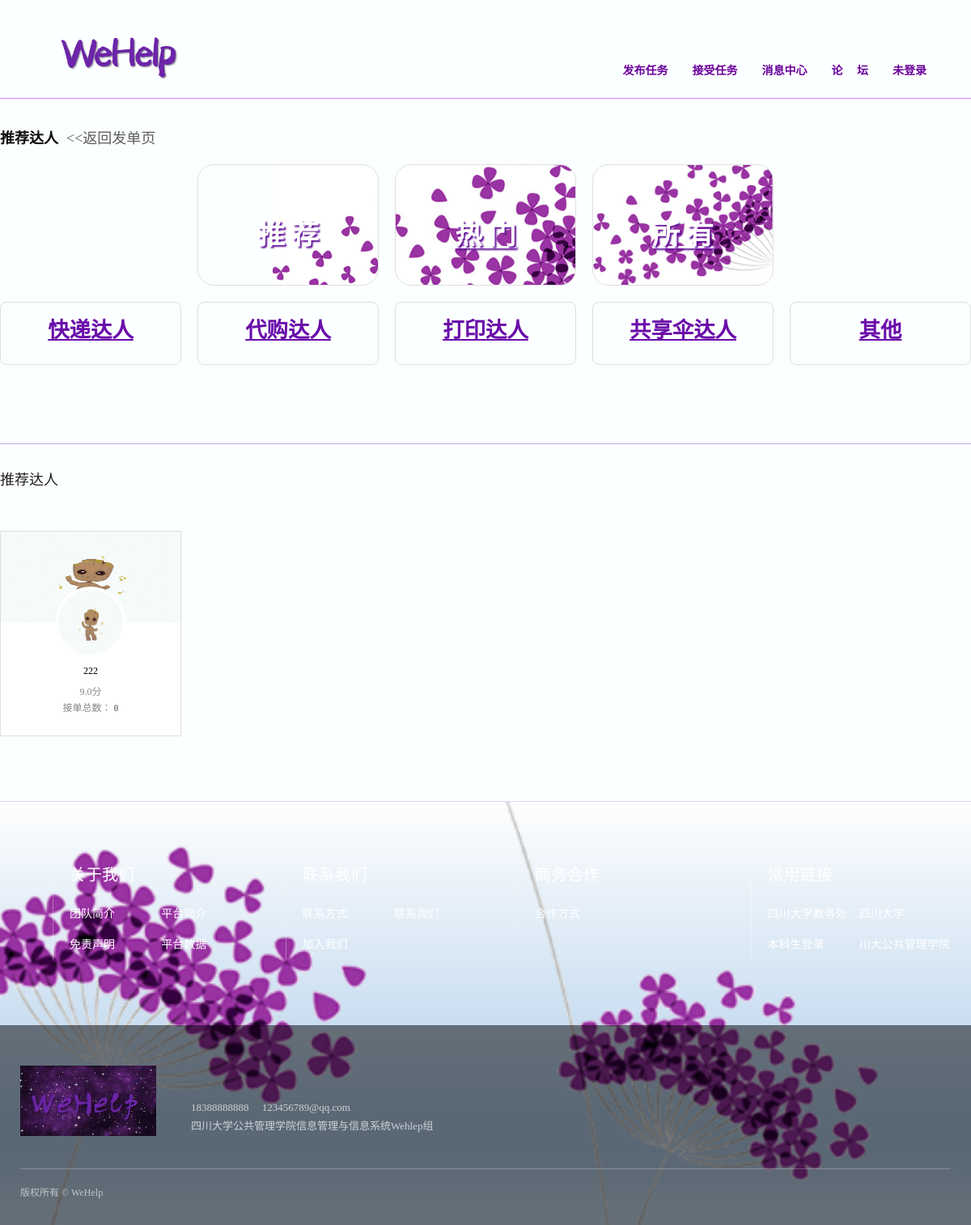
The page /Send/recommend_master on the database its author committed.
### Login/models.py (models this page shows, shortened)
class User(AbstractUser):
    gender_choice = (
        (u'M', u'Male'),
        (u'F', u'Female'),
    )
    login = (
        ('0', u'离线'),
        ('1', u'在线'),
    )
    username = models.CharField(max_length=64, verbose_name='用户名', unique=True)
    name = models.CharField(max_length=64, blank=True, verbose_name='姓名')
    gender = models.CharField(max_length=2, choices=gender_choice)
    college = models.CharField(max_length=64, blank=True, verbose_name='学院')
    major = models.CharField(max_length=64, blank=True, verbose_name='专业')
    birthday = models.DateField(blank=True, null=True, verbose_name='生日')
    email = models.EmailField(blank=True, verbose_name='邮箱')
    qq_num = models.CharField(max_length=64, blank=True, verbose_name='QQ号')
    avatar = models.ImageField(upload_to='avatar', verbose_name='头像')
    final_remark = models.FloatField(max_length=10, null=True, blank=True, verbose_name='总评分')
    task_take_num = models.IntegerField(default=0, blank=True, verbose_name='接单总次数')
    alike = models.IntegerField(default=0, blank=True, verbose_name='点赞总次数')
    attention = models.IntegerField(default=0, blank=True, verbose_name='关注总次数')
    is_login = models.CharField(max_length=128, choices=login, default='0', verbose_name='')
    master_type = models.ForeignKey(MasterType, on_delete=models.CASCADE, blank=True, null=True, verbose_name='达人类型')
    become_master_datetime = models.DateTimeField(auto_now_add=True, verbose_name='成为达人时间')
    master_take_delivery_times = models.IntegerField(default=0, blank=True, verbose_name='接快递总次数')
    master_take_buy_times = models.IntegerField(default=0, blank=True, verbose_name='接代购总次数')
    master_take_print_times = models.IntegerField(default=0, blank=True, verbose_name='接打印总次数')
    master_take_umbrella_times = models.IntegerField(default=0, blank=True, verbose_name='接共享伞总次数')
    master_take_others_times = models.IntegerField(default=0, blank=True, verbose_name='接其他单次数')
    class Meta:
        verbose_name = '用户资料'
        verbose_name_plural = verbose_name

### Send/views.py (the view)
def recommend_master(request):
    user_list = User.objects.filter(final_remark__gte=7.5).order_by('final_remark').order_by('-alike').order_by('-attention').order_by('-task_take_num')[0:20]
    delivery = MasterType.objects.get(master_type_id='1')
    buy = MasterType.objects.get(master_type_id='2')
    print = MasterType.objects.get(master_type_id='3')
    umbrella = MasterType.objects.get(master_type_id='4')
    others = MasterType.objects.get(master_type_id='5')
    return render(request, 'Send/recommend_master.html', {'user_list': user_list,
                                                          'delivery': delivery,
                                                          'buy': buy,
                                                          'print': print,
                                                          'umbrella': umbrella,
                                                          'others': others,
                                                          })

### Send/templates/Send/recommend_master.html (shortened to what this page needs)
{% extends 'home.html' %}
{% load static %}
{% block css %}
    <link rel="stylesheet" href="{% static 'css/rec_ms.css' %}" type = "text/css"/>
    <link rel="stylesheet" href="{% static 'css/index02.css' %}" type = "text/css"/>
{% endblock %}
{% block content %}
  <div class="main">
      <div class="main-inner body-width">
      <span class="aa"><a href="{% url 'Send:send_category'%}" class="cate"><<返回发单页</a><span style="color: #0f0f0f; float: left; font-size: 18px"><b>推荐达人</b></span></span>
          <div class="banner clearfix">
              <div class="main-cont main-cate">
                  <ul class="main-cont__list clearfix">
                      <li class="item" style=" background:  url({% static 'images/dm21.png' %}) no-repeat right; background-size: cover; ">
                          <div class="info">
                              <a href="{% url 'Send:recommend_master' %}" class="info-title"><p><b>推&nbsp;荐</b></p></a>
                          </div>
                      </li>
                      <li class="item" style=" background: url({% static 'images/dm22.png' %}) no-repeat right; background-size: cover; ">
                          <div class="info">
                              <a href="{% url 'Send:popular_master' %}" class="info-title"><p><b><u>热&nbsp;门</u></b></p></a>
                          </div>
                      </li>
                      <li class="item" style=" background: url({% static 'images/dm23.png' %}) no-repeat scroll left; background-size: cover; ">
                          <div class="info">
                              <a href="{% url 'Send:masters' %}" class="info-title"><p><b><u>所&nbsp;有</u></b></p></a>
                          </div>
                      </li>
                  </ul>
              </div>
              <div class="main-cont main-cate2">
                  <ul class="main-cont__list clearfix">
                      <li class="item" style=" background: url({% static 'images/cate01.png' %}) no-repeat; background-size: cover; ">
                          <div class="info">
                              <a href="{% url 'Send:master_category' delivery.master_type_id %}" class="info-title"><p><b><u>快递达人</u></b></p></a>
                          </div>
                      </li>
                      <li class="item" style=" background: url({% static 'images/cate02.png' %}) no-repeat; background-size: cover; ">
                          <div class="info">
                              <a href="{% url 'Send:master_category' buy.master_type_id %}" class="info-title"><p><b><u>代购达人</u></b></p></a>
                          </div>
                      </li>
                      <li class="item" style=" background: url({% static 'images/cate03.png' %}) no-repeat; background-size: cover; ">
                          <div class="info">
                              <a href="{% url 'Send:master_category' print.master_type_id %}" class="info-title"><p><b><u>打印达人</u></b></p></a>
                          </div>
                      </li>
                      <li class="item" style=" background: url({% static 'images/cate04.png' %}) no-repeat; background-size: cover; ">
                          <div class="info">
                              <a href="{% url 'Send:master_category' umbrella.master_type_id %}" class="info-title"><p><b><u>共享伞达人</u></b></p></a>
                          </div>
                      </li>
                      <li class="item" style=" background: url({% static 'images/cate05.png' %}) no-repeat; background-size: cover; ">
                          <div class="info">
                              <a href="{% url 'Send:master_category' others.master_type_id %}" class="info-title"><p><b><u>其他</u></b></p></a>
                          </div>
                      </li>
                  </ul>
              </div>
          </div>
      <div class="main-cont main-user">
          {% if user_list %}
              <div class="main-cont__title">
                  <h3>推荐达人</h3>
              </div>
              <ul class="main-cont__list clearfix">
              {% for user in user_list %}
                  <li class="item">
                      <a href="{% url 'Send:master_details' user.id %}" ><img src="/media/{{ user.avatar }}" style="height: 112px;width: 100%;" ></a>
                      <a href="{% url 'Send:master_details' user.id %}" class="headImg"><img src="/media/{{ user.avatar }}" alt="#"></a>
                      <div class="info">
                          <a href="{% url 'Send:master_details' user.id %}" class="info-title">{{ user.username}}</a>
                          <p>{{ user.final_remark}}分</p>
                          <p>接单总数： <b>{{ user.task_take_num}}</b></p>
                      </div>
                  </li>
              {% endfor %}
              </ul>
          {% endif %}
      </div>
    </div>
  </div>
{% endblock %}

### static/css/base01.css (style rules this page uses)
html, body, div, span, object, iframe, h1, h2, h3, h4, h5, h6, p, blockquote, pre, a, abbr, acronym, address, figure, figcaption, code, del, dfn, em, button, q, dl, dt, dd, ol, ul, li, fieldset, form, legend, table, tf, tr, th { border: 0px; padding: 0px; font-size: 100%; margin: 0px; font-family: inherit; -webkit-font-smoothing: subpixel-antialiased; -webkit-text-size-adjust: 100%; font-weight: normal; word-break: break-word; }
body { background: #fcffff; color: #222; line-height: 1.6em; font-size: 12px; font-family: "å¾®è½¯é é»", "Microsoft YaHei", "PingFang SC", "Hiragino Sans GB", PingHei, STHeiti; margin: 0px auto; max-width: 2560px; overflow-x: hidden; }
img { border: 0px; vertical-align: bottom; -ms-interpolation-mode: bicubic; }
a { text-decoration: none; color: #000; }
ul, li { list-style-type: none; }
.clearfix:after { display: block; content: ''; clear: both; height: 0px; visibility: hidden; }
.clearfix { *display: table; *zoom: 1; }

### Send/static/css/rec_ms.css (style rules this page uses)
.body-width { width: 1200px; margin: 0 auto; }
.main { position: relative; padding-bottom: 80px; background-color: #fcffff; }
.main-inner { padding-top: 40px; }
.banner { position: relative; height: 325px; }
.cate { margin-top: 20px; margin-left: 10px; font-size: 1.5em; color: #5c5c5c; margin-bottom: 20px; }
.main-cate .item { left: 20%; position: relative; border-radius: 20px; width: 250px; height: 150px; }
.main-cate .info { margin-top:30%; text-align: center; }
.main-cate .info-title { line-height: 40px; }
.main-cate p { font-weight: bolder; font-family: 黑体; color: #ffffff; font-size: 2.8em; text-shadow: 2px 2px 2px #5e0b95; }
.main-cate2 { height: 140px; }
.main-cate2 .item { margin-top: 60px; border-radius: 8px; width: 183px; height: 78px; border: #b668ce 1px solid; background-color: #ffffff; }
.main-cate2 .info { margin-top:0%; text-align: center; }
.main-cate2 .info-title { line-height: 68px; }
.main-cate2 p { font-family: 微软雅黑; color: #6a0daa; font-size: 2.2em; margin-top: 0%; }
.main-cont__title { position: relative; height: 88px; margin-top: 40px; border-top: 1px solid #bcade4; }
.main-cont__title h3 { font-size: 18px; line-height: 88px; }
.main-cont__list { margin-right: -20px; }
.main-cont__list .item { position: relative; top: 0; float: left; width: 224px; margin-right: 20px; border: 1px solid #dedfe0; background-color: #fff; box-sizing: border-box; margin-top: 20px; transition: top 0.2s; }
.main-user .item { position: relative; height: 254px; }
.main-user .headImg { position: absolute; left: 50%; top: 68px; width: 88px; height: 88px; margin-left: -44px; border-radius: 50%; background-color: #fff; }
.main-user .headImg img { position: absolute; top: 4px; left: 4px; width: 80px; height: 80px; border-radius: 50%; }
.main-user .info { margin-top: 44px; text-align: center; }
.main-user .info-title { line-height: 32px; }
.main-user p { line-height: 20px; color: #888; font-size: 12px; }

### rows shown on the page
User: avatar (picture), username "222", final_remark "9.0", task_take_num "0"
